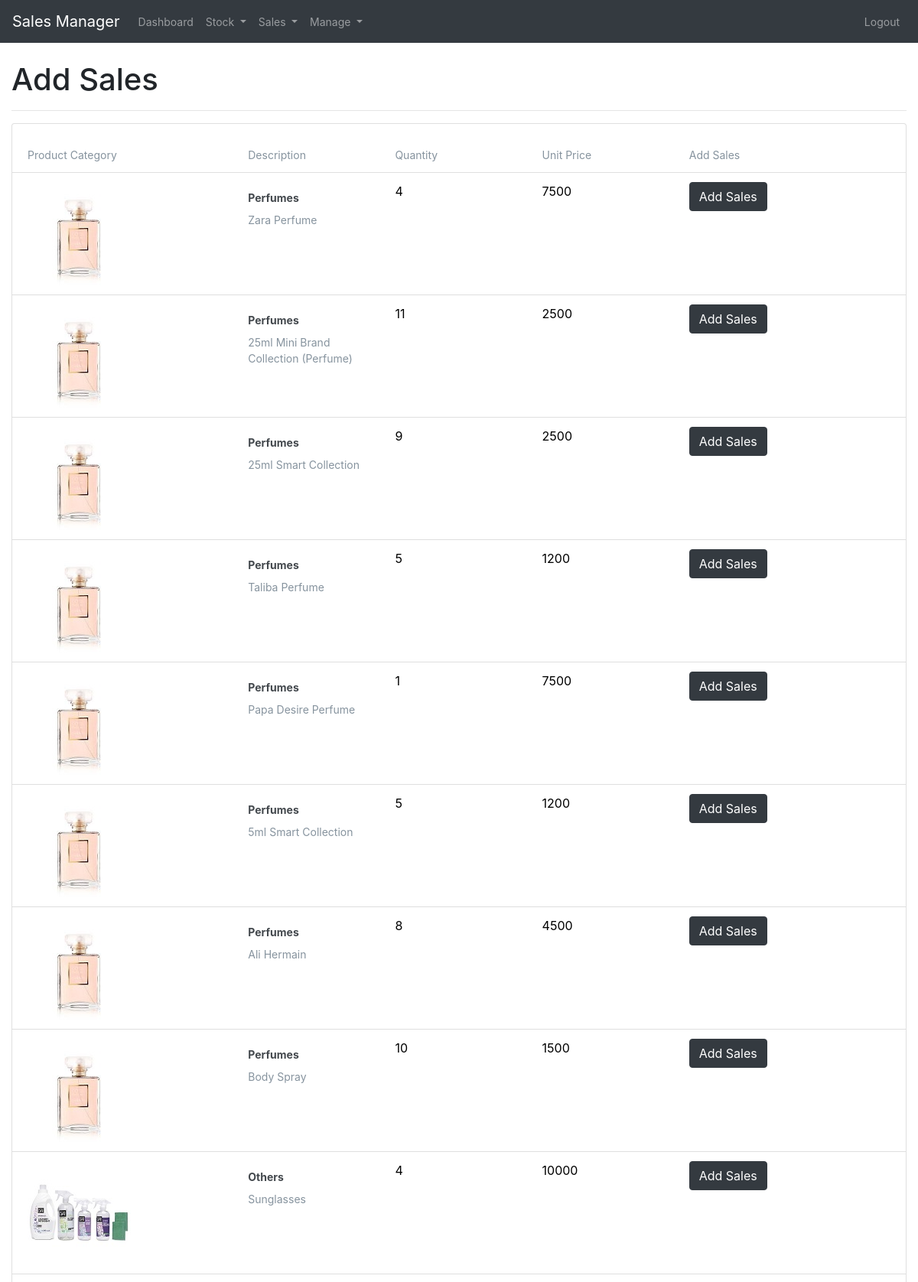
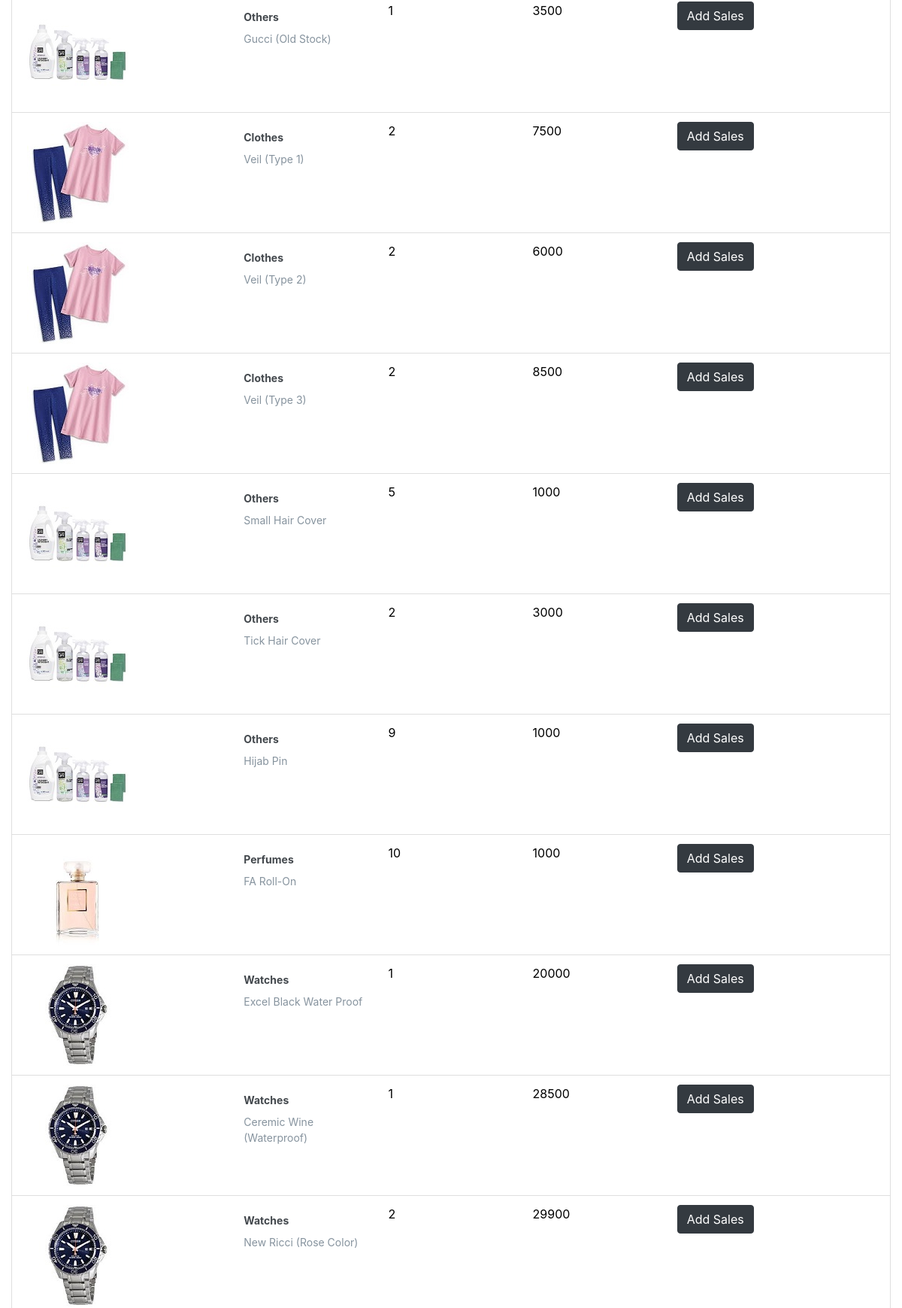
The app's page /add_sales (signed in, upper part) with its own data (2 pictures, top to bottom).
### app.py (models this page shows)
class Stock(db.Model):
    id =db.Column(db.Integer, primary_key=True)
    name = db.Column(db.String(100), nullable=False)
    category = db.Column(db.String(100), nullable=False)
    quantity = db.Column(db.Integer, nullable=False)
    unit_price = db.Column(db.Integer, nullable=False)
    total_price = db.Column(db.Integer, nullable=False)
    create_date = db.Column(db.DateTime, nullable=False)

### app.py (the view)
@app.route('/add_sales', methods=['POST', 'GET'])
@is_logged_in
def add_sales():
    stocks = Stock.query.all()
    if len(stocks) > 0:
            return render_template('add_sales.html', stocks=stocks)
    else:
        msg = 'You currently have NO stock!'
        return render_template('dashboard.html', msg=msg)

### app.py (called while the page is built)
def is_logged_in(f):
    @wraps(f)
    def wrap(*args, **kwargs):
        if 'logged_in' in session:
            return f(*args, **kwargs)
        else:
            flash('Unathorized! Please login', 'danger')
            return redirect(url_for('login'))
    return wrap

### templates/add_sales.html
{% extends 'layout.html' %}
{% block body %}
<div class="container-fluid">
  <h1>Add Sales</h1>
  <hr>
   <ul class="list-group">
       <li class="list-group-item">
          <div class = "row">
             <div class="col-sm-3 description">
               <span>Product Category</span>
             </div>
             <div class="col-sm-2 description">
               <span>Description</span>
             </div>
             <div class="col-sm-2 description">
               <span>Quantity</span>
             </div>
             <div class="col-sm-2 description">
               <span>Unit Price</span>
             </div>
             <div class="col-sm-2 description">
               <span>Add Sales</span>
             </div>
          </div>
        </li>
    {% for stock in stocks %}
      <li class="list-group-item">
        <div class = "row">
           <div class="col-sm-3 ">
             <img class = "picture" src="/static/img/{{stock.category}}.jpg" alt="stock" />
           </div>
           <div class="col-sm-2 description">
             <span>{{stock.category}}</span>
             <span>{{stock.name}}</span>
           </div>
           <div class="col-sm-2">
             <span>{{stock.quantity}}</span>
           </div>
           <div class="col-sm-2">
             <span>{{stock.unit_price}}</span>
           </div>
           <div class="col-sm-1">
             <span><a class="btn btn-dark" href="/sales/{{stock.id}}">Add Sales </a></span>
           </div>
        </div>
      </li>
    {% endfor %}
   </ul>
</div>
{% endblock %}

### static/css/style.css (style rules this page uses)
.list-group-item { color: black !important; }
.row { padding-right: 5px; }
.description { padding-top: 10px; width: 100px; }
.description span { display: block; font-size: 14px; color: #43484D; font-weight: 700; }
.description span:last-child { font-weight: 400; margin-top: 8px; color: #86939E; }

### records on screen
Stock: category (picture), category "Perfumes", name "Zara Perfume", quantity "4", unit_price "7500"
Stock: category (picture), category "Perfumes", name "25ml Mini Brand Collection (Perfume)", quantity "11", unit_price "2500"
Stock: category (picture), category "Perfumes", name "25ml Smart Collection", quantity "9", unit_price "2500"
Stock: category (picture), category "Perfumes", name "Taliba Perfume", quantity "5", unit_price "1200"
Stock: category (picture), category "Perfumes", name "Papa Desire Perfume", quantity "1", unit_price "7500"
Stock: category (picture), category "Perfumes", name "5ml Smart Collection", quantity "5", unit_price "1200"
Stock: category (picture), category "Perfumes", name "Ali Hermain", quantity "8", unit_price "4500"
Stock: category (picture), category "Perfumes", name "Body Spray", quantity "10", unit_price "1500"
Stock: category (picture), category "Others", name "Sunglasses", quantity "4", unit_price "10000"
Stock: category (picture), category "Others", name "Gucci (Old Stock)", quantity "1", unit_price "3500"
Stock: category (picture), category "Clothes", name "Veil (Type 1)", quantity "2", unit_price "7500"
Stock: category (picture), category "Clothes", name "Veil (Type 2)", quantity "2", unit_price "6000"
Stock: category (picture), category "Clothes", name "Veil (Type 3)", quantity "2", unit_price "8500"
Stock: category (picture), category "Others", name "Small Hair Cover", quantity "5", unit_price "1000"
Stock: category (picture), category "Others", name "Tick Hair Cover", quantity "2", unit_price "3000"
Stock: category (picture), category "Others", name "Hijab Pin", quantity "9", unit_price "1000"
Stock: category (picture), category "Perfumes", name "FA Roll-On", quantity "10", unit_price "1000"
Stock: category (picture), category "Watches", name "Excel Black Water Proof", quantity "1", unit_price "20000"
Stock: category (picture), category "Watches", name "Ceremic Wine (Waterproof)", quantity "1", unit_price "28500"
Stock: category (picture), category "Watches", name "New Ricci (Rose Color)", quantity "2", unit_price "29900"
